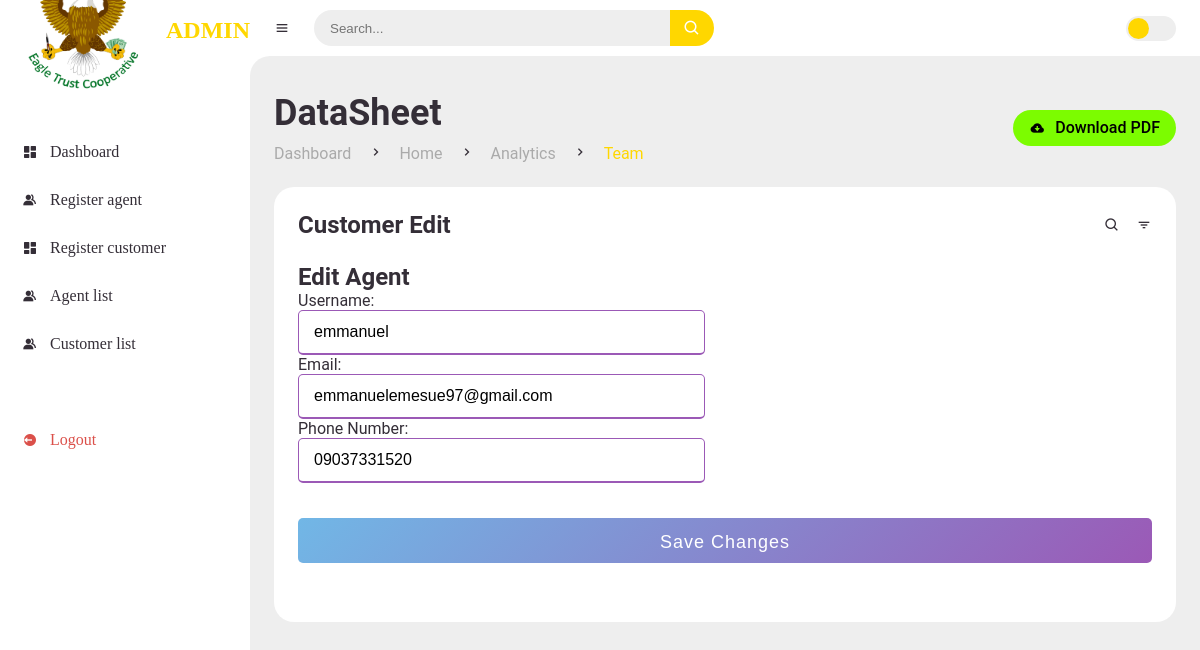
Page /agent/edit/1234/ (signed in) on the committed database.
### dashboard/models.py (models this page shows, shortened)
class Agent(models.Model):
    agent_id = models.CharField(primary_key=True, max_length=50, unique=True)
    username = models.CharField(max_length=255, unique=True)
    email = models.EmailField(unique=True)
    date_created = models.DateTimeField(auto_now_add=True, null=True)
    phone_number = models.CharField(max_length=11, null=True, unique=True)

### dashboard/views.py (the view, shortened to what this page needs)
# urls.py: path('agent/edit/<str:pk>/', AgentEditView.as_view(), name='agent_edit'),
@method_decorator(login_required, name='dispatch')
class AgentEditView(UpdateView):
    model = Agent
    form_class = AgentEditForm
    template_name = 'dashboard/admin/agent_edit.html'
    success_url = reverse_lazy('agent_list')

### dashboard/forms.py
class AgentEditForm(forms.ModelForm):
    class Meta:
        model = Agent
        fields = ['username', 'email', 'phone_number']
        labels = {
            'username': 'Username',
            'email': 'Email',
            'phone_number': 'Phone Number',
        }
        widgets = {
            'username': forms.TextInput(attrs={'placeholder': 'Enter your username'}),
            'email': forms.EmailInput(attrs={'placeholder': 'Enter your email'}),
            'phone_number': forms.TextInput(attrs={'placeholder': 'Enter your phone number'}),
        }

### templates/dashboard/admin/agent_edit.html (shortened to what this page needs)
{% extends 'main/admin_main.html' %}
{% load static %}
{% block content %}
<main>
    <div class="head-title">
        <div class="left">
            <h1>DataSheet</h1>
            <ul class="breadcrumb">
                <li>
                    <a href="index.html">Dashboard</a>
                </li>
                <li><i class='bx bx-chevron-right' ></i></li>
                <li>
                    <a href="index.html">Home</a>
                </li>
                <li><i class='bx bx-chevron-right' ></i></li>
                <li>
                    <a  href="admin_analytics.html">Analytics</a>
                </li>
                <li><i class='bx bx-chevron-right' ></i></li>
                <li class="active">
                    <a class="active" href="admin_analytics.html">Team</a>
                </li>
            </ul>
        </div>
        <a href="#" class="btn-download">
            <i class='bx bxs-cloud-download' ></i>
            <span class="text">Download PDF</span>
        </a>
    </div>
    <div class="table-data">
        <div class="order">
            <div class="head">
                <h3>Customer Edit</h3>
                <i class='bx bx-search' ></i>
                <i class='bx bx-filter' ></i>
            </div>
            <h1>Edit Agent</h1>
            <form  method="POST">
                <div class="user-details">
                    <div class="input-box">
                        {{form.as_p}}
                    </div>
                </div>
                <div class="button">
                    <input type="submit" value="Save Changes">
                </div>
            </form>
        </div>
    </div>
</main>
</section>
{% endblock %}

### static/css/style.css (style rules this page uses)
* { margin: 0; padding: 0; box-sizing: border-box; }
a { text-decoration: none; }
li { list-style: none; }
:root { --poppins: 'ROBOTO'; --lato: 'SEGOI UI'; --light: #Fff; --blue:#FFD700; --light-blue: #CFE8FF; --grey: #eee; --dark-grey: #AAAAAA; --dark: #342E37; --red: #DB504A; --yellow: #FFCE26; --light-yellow: #FFF2C6; --orange: #FD7238; --light-orange: #FFE0D3; }
html { overflow-x: hidden; }
body { background: var(--grey); overflow-x: hidden; }
#content main { width: 100%; padding: 36px 24px; font-family: var(--poppins); max-height: calc(100vh - 56px); overflow-y: auto; }
#content main .head-title { display: flex; align-items: center; justify-content: space-between; grid-gap: 16px; flex-wrap: wrap; }
#content main .head-title .left h1 { font-size: 36px; font-weight: 600; margin-bottom: 10px; color: var(--dark); }
#content main .head-title .left .breadcrumb { display: flex; align-items: center; grid-gap: 16px; }
#content main .head-title .left .breadcrumb li { color: var(--dark); }
#content main .head-title .left .breadcrumb li a { color: var(--dark-grey); pointer-events: none; }
#content main .head-title .left .breadcrumb li a.active { color: var(--blue); pointer-events: unset; }
#content main .head-title .btn-download { height: 36px; padding: 0 16px; border-radius: 36px; background: #7CFC00; color: black; display: flex; justify-content: center; align-items: center; grid-gap: 10px; font-weight: 500; }
#content main .table-data { display: flex; flex-wrap: wrap; grid-gap: 24px; margin-top: 24px; width: 100%; color: var(--dark); }
#content main .table-data > div { border-radius: 20px; background: var(--light); padding: 24px; overflow-x: auto; }
#content main .table-data .head { display: flex; align-items: center; grid-gap: 16px; margin-bottom: 24px; }
#content main .table-data .head h3 { margin-right: auto; font-size: 24px; font-weight: 600; }
#content main .table-data .head .bx { cursor: pointer; }
#content main .table-data .order { flex-grow: 1; flex-basis: 500px; }

### static/css/form.css (style rules this page uses)
form .user-details .input-box { margin-bottom: 15px; width: calc(100% / 2 - 20px); }
.user-details .input-box input { height: 45px; width: 100%; outline: none; font-size: 16px; border-radius: 5px; padding-left: 15px; border: 1px solid #ccc; border-bottom-width: 2px; transition: all 0.3s ease; }
.user-details .input-box input:focus, .user-details .input-box input:valid { border-color: #9b59b6; }
form .button { height: 45px; margin: 35px 0 }
form .button input { height: 100%; width: 100%; border-radius: 5px; border: none; color: #fff; font-size: 18px; font-weight: 500; letter-spacing: 1px; cursor: pointer; transition: all 0.3s ease; background: linear-gradient(135deg, #71b7e6, #9b59b6); }

### static/css/payment.css (style rules this page uses)
input { width: 50%; padding: 14px 22px; box-sizing: border-box; }

### static/css/modal.css (style rules this page uses)
*, *::after, *::before { box-sizing: border-box; }

### rows in the picture
Agent: username "emmanuel", email "emmanuelemesue97@gmail.com", phone_number "09037331520"
